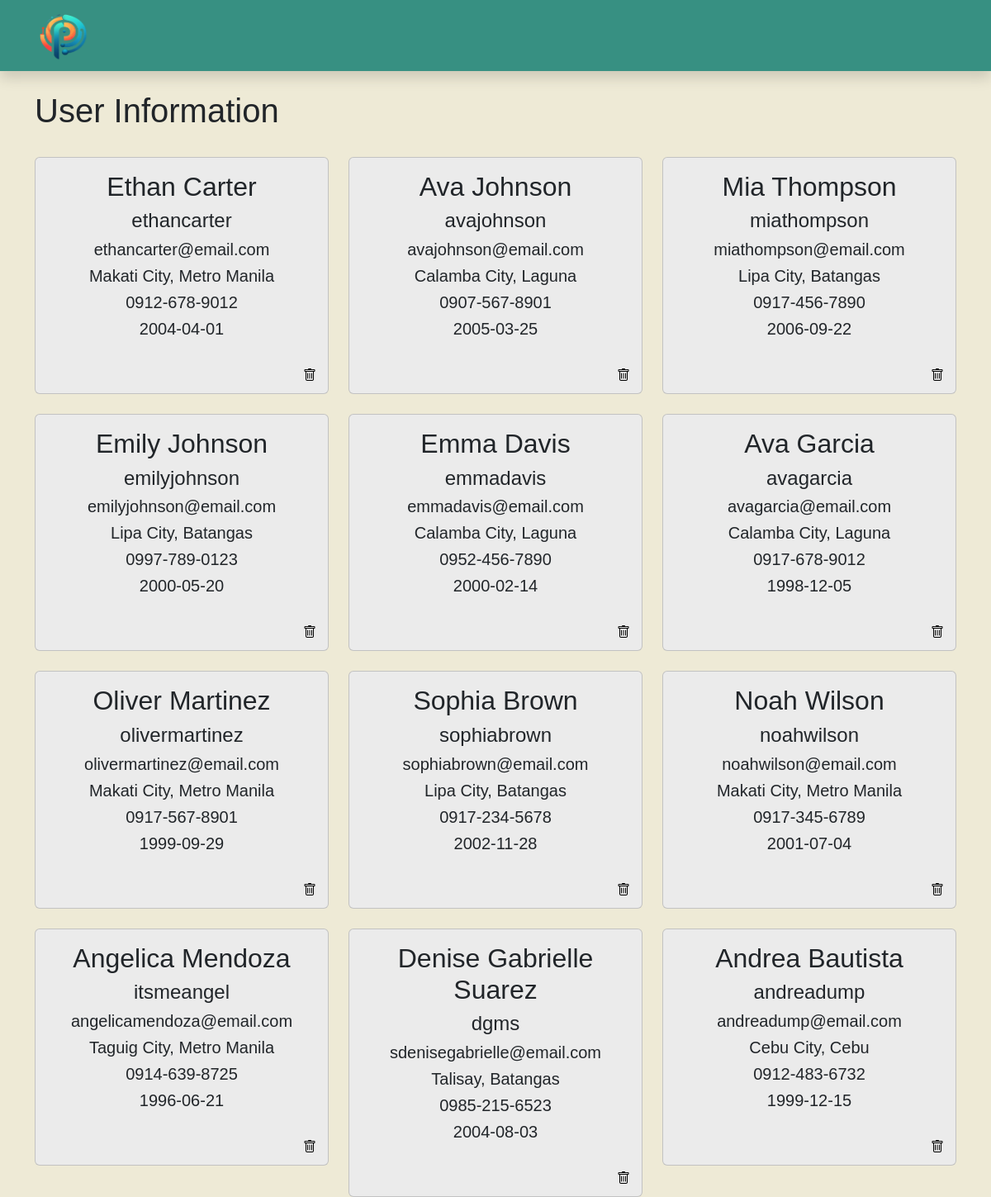
Before: / with the older database file.
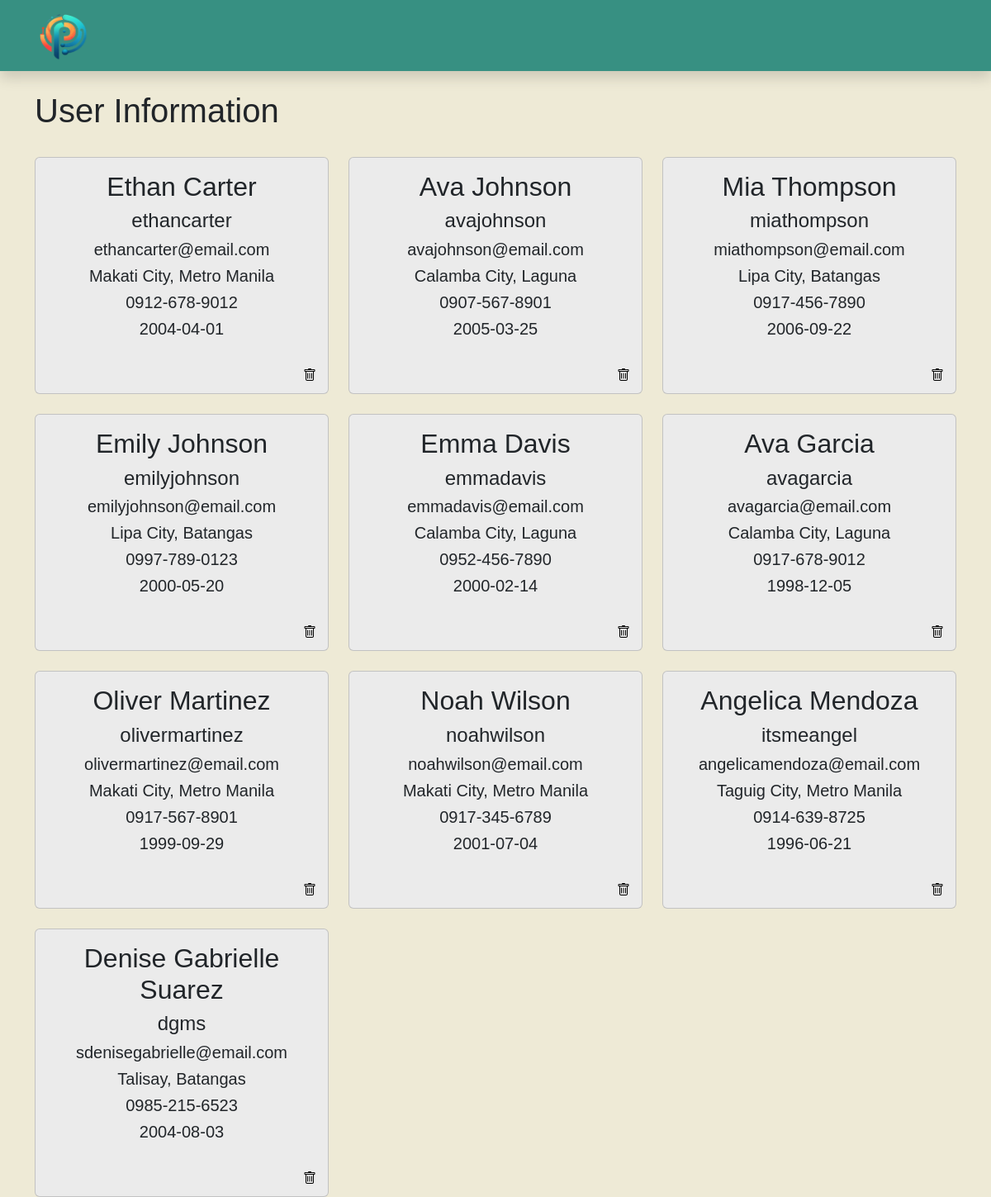
After: the same page with the newer database file.
### tables this page shows
CREATE TABLE `userinfo` (
  `userInfoID` int(15) NOT NULL,
  `userID` int(15) NOT NULL,
  `addressID` int(15) NOT NULL,
  `lastName` varchar(50) NOT NULL,
  `firstName` varchar(50) NOT NULL,
  `birthDate` varchar(50) NOT NULL,
  `contactNumber` varchar(15) DEFAULT NULL
);

CREATE TABLE `users` (
  `userID` int(15) NOT NULL,
  `messageID` int(15) NOT NULL,
  `username` varchar(20) NOT NULL,
  `email` varchar(50) DEFAULT NULL,
  `password` varchar(20) NOT NULL
);

CREATE TABLE `cities` (
  `cityID` int(15) NOT NULL,
  `cityName` varchar(50) NOT NULL
);

CREATE TABLE `provinces` (
  `provinceID` int(15) NOT NULL,
  `provinceName` varchar(50) NOT NULL
);

### connect.php (called while the page is built, shortened)
<!-- <?php
  function executeQuery($query){
    $conn = $GLOBALS['conn'];
    return mysqli_query($conn, $query);
  }
?> -->

### index.php (the view, shortened to what this page needs)
<?php
include('connect.php');
$query = "SELECT
    ui.userID,
    u.username,
    u.email,
    ui.firstName,
    ui.lastName,
    ui.contactNumber,
    ui.birthDate,
    a.addressID,
    c.cityName,
    pr.provinceName
FROM userInfo ui
JOIN users u ON ui.userID = u.userID
JOIN addresses a ON ui.addressID = a.addressID
JOIN cities c ON a.cityID = c.cityID
JOIN provinces pr ON a.provinceID = pr.provinceID
ORDER BY ui.userID";
$result = executeQuery($query);
?>
<!doctype html>
<html lang="en">
<head>
  <link href="https://cdn.jsdelivr.net/npm/bootstrap@5.3.3/dist/css/bootstrap.min.css" rel="stylesheet">
  <link href="https://cdn.jsdelivr.net/npm/bootstrap-icons@1.10.5/font/bootstrap-icons.css" rel="stylesheet">
  <link rel="stylesheet" href="assets/css/style.css">
</head>
<body>
  <nav class="navbar shadow">
    <div class="container">
      <a class="navbar-brand" href="#">
        <img src="assets/media/logo.png" alt="logo" width="70" height="60">
      </a>
    </div>
  </nav>
  <div class="container">
    <div class="row mt-4">
      <div class="title">
        <h1>User Information</h1>
      </div>
    </div>
    <div class="row">
      <?php while ($row = mysqli_fetch_assoc($result)) { ?>
        <div class="col-12 col-sm-12 col-md-4 col-lg-4 col-xl-4">
          <div class="card mt-4  text-center">
            <div class="card-body">
              <h2 class="card-title"><?php echo $row['firstName'] . ' ' . $row['lastName']; ?></h2>
              <h4 class="card-title"><?php echo $row['username']; ?></h4>
              <h5 class="card-title"><?php echo $row['email']; ?></h5>
              <h5 class="card-title"><?php echo $row['cityName'] . ',' . ' ' . $row['provinceName']; ?></h5>
              <h5 class="card-title"><?php echo $row['contactNumber']; ?></h5>
              <h5 class="card-title"><?php echo $row['birthDate']; ?></h5>
            </div>
            <div class="d-flex justify-content-end p-2">
              <form method="POST">
                <button class="delete-button" style="background-color: transparent; border: none" type="submit">
                  <i class="bi bi-trash"></i>
                </button>
              </form>
            </div>
          </div>
        </div>
      <?php } ?>
    </div>
  </div>
</body>
</html>

### assets/css/style.css (style rules this page uses)
body { background-color: #EEEAD6; font-family: 'Poppins', sans-serif; }
.navbar { background-color: #379082; box-shadow: 10px; }
.title { font-weight: bold; }
.card { background-color: #EBEBEB; }
.container { font-family: 'Poppins', sans-serif; }

Changed rows visible on the page:
removed userinfo: firstName "Sophia", lastName "Brown", userID.username "sophiabrown", userID.email "sophiabrown@email.com", cities.cityName "Lipa City", provinces.provinceName "Batangas", contactNumber "0917-234-5678", birthDate "2002-11-28"
removed userinfo: firstName "Andrea", lastName "Bautista", userID.username "andreadump", userID.email "andreadump@email.com", cities.cityName "Cebu City", provinces.provinceName "Cebu", contactNumber "0912-483-6732", birthDate "1999-12-15"
